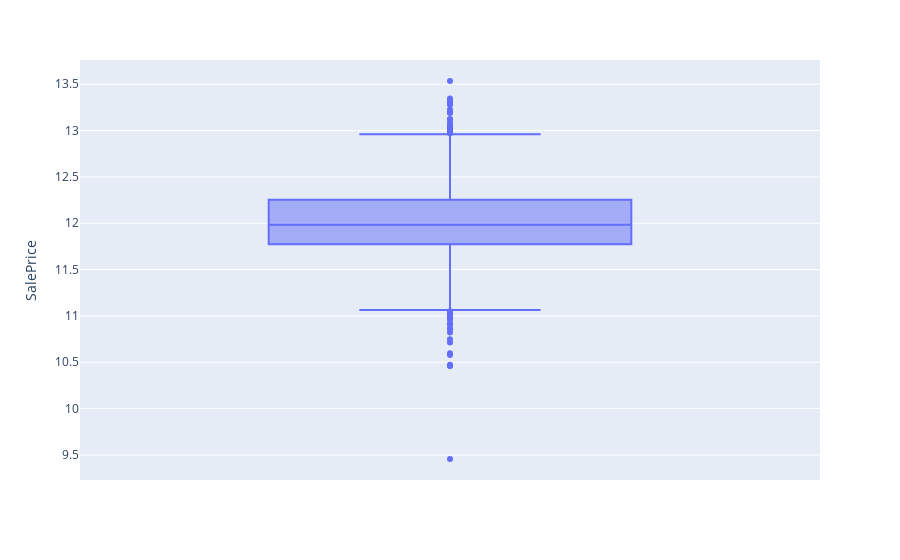

Notebook cell for this chart:
### Code cell
px.box(logSalePrice,y='SalePrice')

### Figure 1 — Plotly figure (JSON) as saved in the notebook; plotly's stock layout.template omitted (floating-point values rounded to 4 significant figures; data arrays with more than 128 entries replaced by an {"elided": "..."} marker saying what was removed)
{"data": [{"alignmentgroup": "True", "hovertemplate": "SalePrice=%{y}<extra></extra>", "legendgroup": "", "marker": {"color": "#636efa"}, "name": "", "notched": false, "offsetgroup": "", "orientation": "v", "showlegend": false, "type": "box", "x0": " ", "xaxis": "x", "y": {"elided": "2576 float values"}, "y0": " ", "yaxis": "y"}], "layout": {"autosize": true, "boxmode": "group", "legend": {"tracegroupgap": 0}, "margin": {"t": 60}, "xaxis": {"anchor": "y", "autorange": true, "domain": [0, 1], "range": [-0.5, 0.5], "type": "category"}, "yaxis": {"anchor": "x", "autorange": true, "domain": [0, 1], "range": [9.23, 13.76], "title": {"text": "SalePrice"}, "type": "linear"}}}
